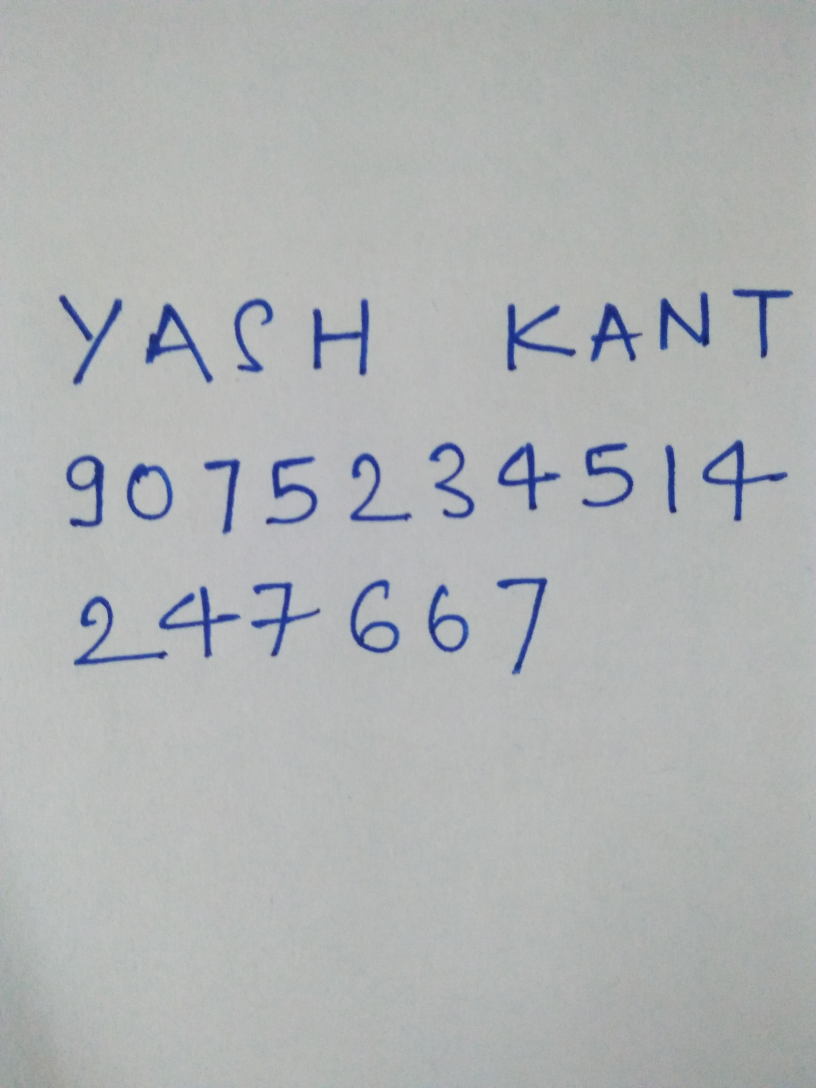
#> input picture HWR/lastImage.jpg, 2448 x 3264 px (shown at 1/3 size)
$ python seg.py
#> lines starting #> are read from the running program, lines starting #| are printed output that depends on the picture; after the words box and inside, x2 and y2 are one past the last pixel; in counts of white or black regions, pixels touching at a corner belong together
import numpy as np
import cv2
import xlsxwriter


im = cv2.imread('lastImage.jpg')
#> im is the input picture: shape (3264, 2448, 3); mean B, G, R 179.9, 179.2, 176.2
height, width = im.shape[:2]
#> height = 3264; width = 2448
ratio = float(width)/float(height)
#> ratio = 0.75
neww =int(560*ratio)
#> neww = 420
newh = int(560)
print(neww)
#| 420
image = cv2.resize(im,(neww, newh), interpolation = cv2.INTER_CUBIC)
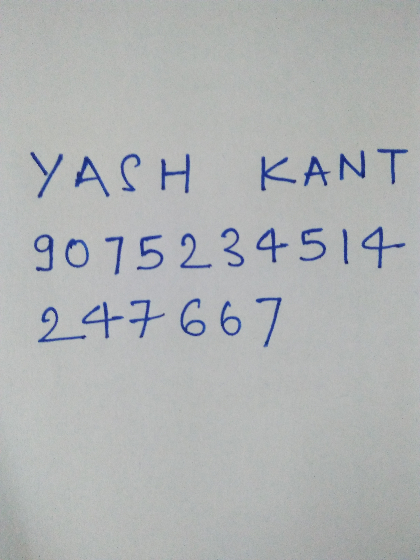
#> image: shape (560, 420, 3); mean B, G, R 179.9, 179.2, 176.2

gray = cv2.cvtColor(image , cv2.COLOR_BGR2GRAY)
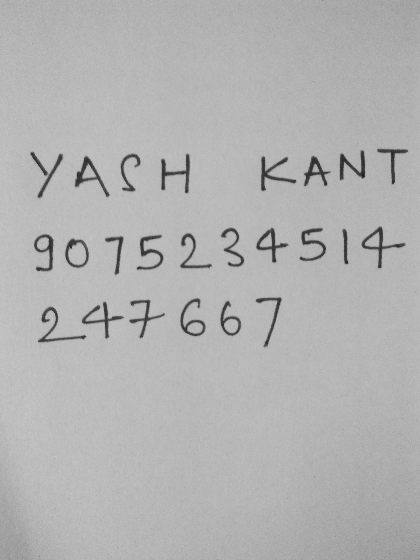
#> gray: shape (560, 420); min 31, max 199, mean 178.4
blur = cv2.GaussianBlur(gray, (5,5) ,0)
thresh = cv2.adaptiveThreshold(blur,255,1,1,11,2)
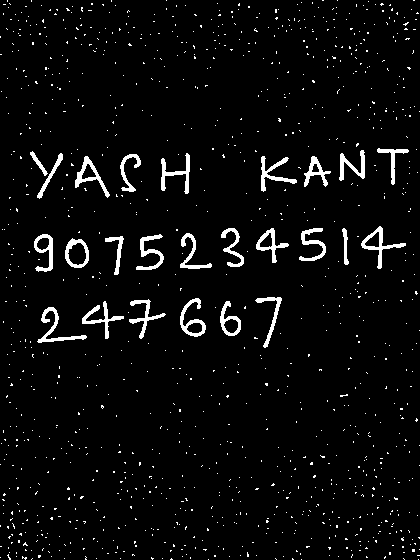
#> thresh: shape (560, 420); 4.1% white; 1097 white regions (1072 under 20 px), largest, box (x1, y1, x2, y2) and area: (37, 307, 87, 343) 384, (361, 226, 406, 269) 383, (161, 153, 190, 194) 360
kernel = np.ones((3,3),np.uint8)
erosion = cv2.erode(thresh,kernel,iterations = 1)
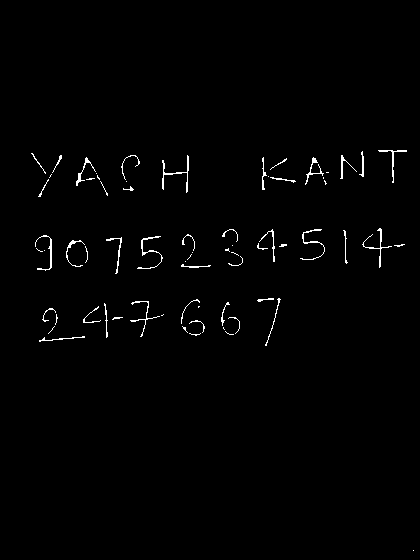
#> erosion: shape (560, 420); 1.1% white in thin lines or dots, all inside (x1, y1, x2, y2) = (31, 150, 414, 551)
thresh = cv2.dilate(erosion,kernel,iterations = 1)
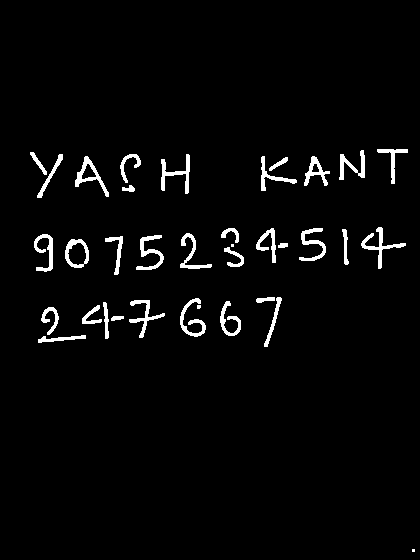
#> thresh: shape (560, 420); 3% white; 36 white regions (3 under 20 px)
cv2.imshow('thresh',thresh)
contours,hierarchy = cv2.findContours(thresh,cv2.RETR_LIST,cv2.CHAIN_APPROX_SIMPLE)
#> contours = 39 contours, 3 with area under 20; largest, box (x1, y1, x2, y2) and area: (65, 239, 89, 268) 530, (75, 156, 109, 197) 406, (67, 242, 87, 266) 320, (361, 227, 406, 269) 272, (304, 156, 330, 186) 264

array = np.zeros((1,100))

for cnt in contours:
    if cv2.contourArea(cnt)>100:
        [x,y,w,h] = cv2.boundingRect(cnt)

        if  h>30:
            cv2.rectangle(image,(x,y),(x+w,y+h),(0,0,255),2)
            roi = thresh[y:y+h,x:x+w]
            roismall = cv2.resize(roi,(10,10))
            x = roismall.reshape((1,100))
            array = np.append(array,x,axis = 0)

            cv2.imshow('trial',roismall)
            cv2.imshow('image',image)
            cv2.waitKey(0)
#> this loop made 39 passes
#> (y, w, h) on passes 2, 4, 6, 8, 9, 10, 11, 13, 16, 17, 18, 19: (335, 48, 8), (307, 18, 28), (305, 20, 19), (301, 21, 35), (300, 36, 38), (298, 26, 39), (297, 18, 50), (247, 20, 20), (242, 20, 24), (239, 24, 29), (236, 18, 39), (235, 28, 35)
#> cnt on passes 1, 14: [[412, 549], [412, 551], [414, 551], [414, 549]], [[231, 244], [231, 246], [233, 246], [233, 244]]
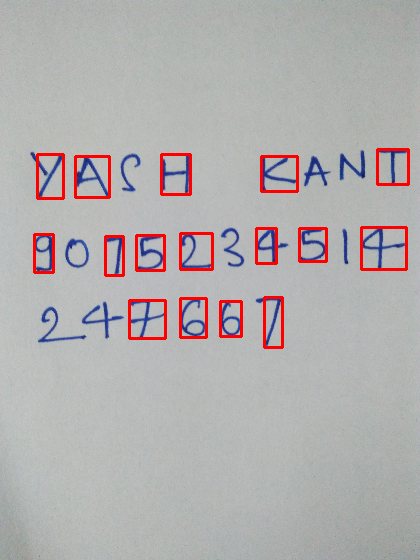
#> image: shape (560, 420, 3); 2.68% of pixels changed, all inside (x1, y1, x2, y2) = (33, 148, 410, 349)
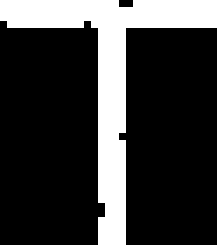
#> roi: shape (35, 31) (shown 7 times larger); 22.2% white; 1 white region, box (x1, y1, x2, y2) and area: (0, 0, 31, 35) 241
#cv2.destroyAllWindows(0)
#print(array[2].reshape((10,10)))

workbook = xlsxwriter.Workbook('arrays.xlsx')
worksheet = workbook.add_worksheet()


row = 0

#for col, data in enumerate(array[3]):
#    worksheet.write_column(row, col, data)

workbook.close()
